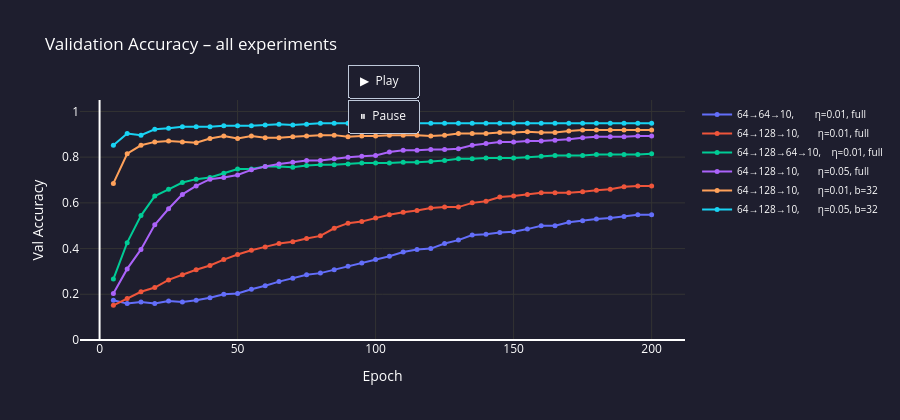

Notebook code cell kept with this figure:
### Code cell
from Code.Visualization.network_visualization import show_architecture

# ── Compare training-progress curves for every experiment in one chart ─
# (inline version – does not open a new browser tab per experiment)
fig_all = go.Figure()
colors  = ['#636EFA','#EF553B','#00CC96','#AB63FA','#FFA15A','#19D3F3']

for i, exp in enumerate(results):
    t  = exp['trainer']
    xs = [j * 5 for j in range(1, len(t.val_acc_history) + 1)]
    c  = colors[i % len(colors)]

    # Animate using frames: each frame adds one more data point
    fig_all.add_trace(go.Scatter(
        x=xs, y=t.val_acc_history,
        mode='lines+markers',
        name=exp['name'],
        line=dict(color=c, width=2),
        marker=dict(size=5),
        hovertemplate='Epoch %{x}<br>Val Acc: %{y:.4f}<extra></extra>',
    ))

fig_all.update_layout(
    title='Validation Accuracy – all experiments',
    xaxis_title='Epoch',
    yaxis_title='Val Accuracy',
    yaxis=dict(range=[0, 1.05], gridcolor='#333'),
    xaxis=dict(gridcolor='#333'),
    plot_bgcolor='#1e1e2e',
    paper_bgcolor='#1e1e2e',
    font=dict(color='white'),
    height=420,
    legend=dict(font=dict(size=10)),
    updatemenus=[dict(
        type='buttons',
        showactive=False,
        y=1.15, x=0.5, xanchor='center',
        buttons=[
            dict(
                label='▶  Play',
                method='animate',
                args=[None, dict(frame=dict(duration=80, redraw=True), fromcurrent=True)],
            ),
            dict(
                label='⏸  Pause',
                method='animate',
                args=[[None], dict(frame=dict(duration=0), mode='immediate')],
            ),
        ],
    )],
)

# Build animation frames – each frame reveals one more epoch point
max_points = max(len(e['trainer'].val_acc_history) for e in results)
frames = []
for frame_idx in range(1, max_points + 1):
    frame_traces = []
    for i, exp in enumerate(results):
        t  = exp['trainer']
        xs = [j * 5 for j in range(1, len(t.val_acc_history) + 1)]
        visible_x = xs[:frame_idx]
        visible_y = t.val_acc_history[:frame_idx]
        frame_traces.append(go.Scatter(x=visible_x, y=visible_y))
    frames.append(go.Frame(data=frame_traces, name=str(frame_idx)))

fig_all.frames = frames
fig_all.show()

### Figure 1 — Plotly figure (JSON) as saved in the notebook; plotly's stock layout.template omitted (floating-point values rounded to 4 significant figures)
{"data": [{"hovertemplate": "Epoch %{x}<br>Val Acc: %{y:.4f}<extra></extra>", "line": {"color": "#636EFA", "width": 2}, "marker": {"size": 5}, "mode": "lines+markers", "name": "64→64→10,        η=0.01, full", "type": "scatter", "x": [5, 10, 15, 20, 25, 30, 35, 40, 45, 50, 55, 60, 65, 70, 75, 80, 85, 90, 95, 100, 105, 110, 115, 120, 125, 130, 135, 140, 145, 150, 155, 160, 165, 170, 175, 180, 185, 190, 195, 200], "y": [0.1741, 0.1593, 0.1667, 0.1593, 0.1704, 0.1667, 0.1741, 0.1852, 0.2, 0.2037, 0.2222, 0.237, 0.2556, 0.2704, 0.2852, 0.2926, 0.3074, 0.3222, 0.337, 0.3518, 0.3667, 0.3852, 0.3963, 0.4, 0.4222, 0.437, 0.4593, 0.463, 0.4704, 0.4741, 0.4852, 0.5, 0.5, 0.5148, 0.5222, 0.5296, 0.5333, 0.5407, 0.5482, 0.5482]}, {"hovertemplate": "Epoch %{x}<br>Val Acc: %{y:.4f}<extra></extra>", "line": {"color": "#EF553B", "width": 2}, "marker": {"size": 5}, "mode": "lines+markers", "name": "64→128→10,       η=0.01, full", "type": "scatter", "x": [5, 10, 15, 20, 25, 30, 35, 40, 45, 50, 55, 60, 65, 70, 75, 80, 85, 90, 95, 100, 105, 110, 115, 120, 125, 130, 135, 140, 145, 150, 155, 160, 165, 170, 175, 180, 185, 190, 195, 200], "y": [0.1519, 0.1815, 0.2111, 0.2296, 0.263, 0.2852, 0.3074, 0.3259, 0.3518, 0.3741, 0.3926, 0.4074, 0.4222, 0.4296, 0.4444, 0.4556, 0.4889, 0.5111, 0.5185, 0.5333, 0.5482, 0.5593, 0.5667, 0.5778, 0.5815, 0.5815, 0.6, 0.6074, 0.6259, 0.6296, 0.637, 0.6444, 0.6444, 0.6444, 0.6482, 0.6556, 0.6593, 0.6704, 0.6741, 0.6741]}, {"hovertemplate": "Epoch %{x}<br>Val Acc: %{y:.4f}<extra></extra>", "line": {"color": "#00CC96", "width": 2}, "marker": {"size": 5}, "mode": "lines+markers", "name": "64→128→64→10,    η=0.01, full", "type": "scatter", "x": [5, 10, 15, 20, 25, 30, 35, 40, 45, 50, 55, 60, 65, 70, 75, 80, 85, 90, 95, 100, 105, 110, 115, 120, 125, 130, 135, 140, 145, 150, 155, 160, 165, 170, 175, 180, 185, 190, 195, 200], "y": [0.2667, 0.4259, 0.5444, 0.6296, 0.6593, 0.6889, 0.7037, 0.7111, 0.7296, 0.7481, 0.7481, 0.7593, 0.7593, 0.7556, 0.763, 0.7667, 0.7667, 0.7704, 0.7741, 0.7741, 0.7741, 0.7778, 0.7778, 0.7815, 0.7852, 0.7926, 0.7926, 0.7963, 0.7963, 0.7963, 0.8, 0.8037, 0.8074, 0.8074, 0.8074, 0.8111, 0.8111, 0.8111, 0.8111, 0.8148]}, {"hovertemplate": "Epoch %{x}<br>Val Acc: %{y:.4f}<extra></extra>", "line": {"color": "#AB63FA", "width": 2}, "marker": {"size": 5}, "mode": "lines+markers", "name": "64→128→10,       η=0.05, full", "type": "scatter", "x": [5, 10, 15, 20, 25, 30, 35, 40, 45, 50, 55, 60, 65, 70, 75, 80, 85, 90, 95, 100, 105, 110, 115, 120, 125, 130, 135, 140, 145, 150, 155, 160, 165, 170, 175, 180, 185, 190, 195, 200], "y": [0.2037, 0.3111, 0.3963, 0.5037, 0.5741, 0.637, 0.6741, 0.7037, 0.7111, 0.7222, 0.7444, 0.7593, 0.7704, 0.7778, 0.7852, 0.7852, 0.7926, 0.8, 0.8037, 0.8074, 0.8222, 0.8296, 0.8296, 0.8333, 0.8333, 0.837, 0.8518, 0.8593, 0.8667, 0.8667, 0.8704, 0.8704, 0.8741, 0.8778, 0.8852, 0.8889, 0.8889, 0.8889, 0.8926, 0.8926]}, {"hovertemplate": "Epoch %{x}<br>Val Acc: %{y:.4f}<extra></extra>", "line": {"color": "#FFA15A", "width": 2}, "marker": {"size": 5}, "mode": "lines+markers", "name": "64→128→10,       η=0.01, b=32", "type": "scatter", "x": [5, 10, 15, 20, 25, 30, 35, 40, 45, 50, 55, 60, 65, 70, 75, 80, 85, 90, 95, 100, 105, 110, 115, 120, 125, 130, 135, 140, 145, 150, 155, 160, 165, 170, 175, 180, 185, 190, 195, 200], "y": [0.6852, 0.8148, 0.8518, 0.8667, 0.8704, 0.8667, 0.863, 0.8815, 0.8926, 0.8815, 0.8926, 0.8852, 0.8852, 0.8889, 0.8926, 0.8963, 0.8963, 0.8889, 0.8926, 0.8926, 0.8963, 0.8963, 0.8963, 0.8926, 0.8963, 0.9037, 0.9037, 0.9037, 0.9074, 0.9074, 0.9111, 0.9074, 0.9074, 0.9148, 0.9185, 0.9185, 0.9185, 0.9185, 0.9185, 0.9185]}, {"hovertemplate": "Epoch %{x}<br>Val Acc: %{y:.4f}<extra></extra>", "line": {"color": "#19D3F3", "width": 2}, "marker": {"size": 5}, "mode": "lines+markers", "name": "64→128→10,       η=0.05, b=32", "type": "scatter", "x": [5, 10, 15, 20, 25, 30, 35, 40, 45, 50, 55, 60, 65, 70, 75, 80, 85, 90, 95, 100, 105, 110, 115, 120, 125, 130, 135, 140, 145, 150, 155, 160, 165, 170, 175, 180, 185, 190, 195, 200], "y": [0.8518, 0.9037, 0.8963, 0.9222, 0.9259, 0.9333, 0.9333, 0.9333, 0.937, 0.937, 0.937, 0.9407, 0.9444, 0.9407, 0.9444, 0.9482, 0.9482, 0.9482, 0.9482, 0.9482, 0.9482, 0.9482, 0.9482, 0.9482, 0.9482, 0.9482, 0.9482, 0.9482, 0.9482, 0.9482, 0.9482, 0.9482, 0.9482, 0.9482, 0.9482, 0.9482, 0.9482, 0.9482, 0.9482, 0.9482]}], "layout": {"font": {"color": "white"}, "height": 420, "legend": {"font": {"size": 10}}, "paper_bgcolor": "#1e1e2e", "plot_bgcolor": "#1e1e2e", "title": {"text": "Validation Accuracy – all experiments"}, "updatemenus": [{"buttons": [{"args": [null, {"frame": {"duration": 80, "redraw": true}, "fromcurrent": true}], "label": "▶  Play", "method": "animate"}, {"args": [[null], {"frame": {"duration": 0}, "mode": "immediate"}], "label": "⏸  Pause", "method": "animate"}], "showactive": false, "type": "buttons", "x": 0.5, "xanchor": "center", "y": 1.15}], "xaxis": {"gridcolor": "#333", "title": {"text": "Epoch"}}, "yaxis": {"gridcolor": "#333", "range": [0, 1.05], "title": {"text": "Val Accuracy"}}}}
